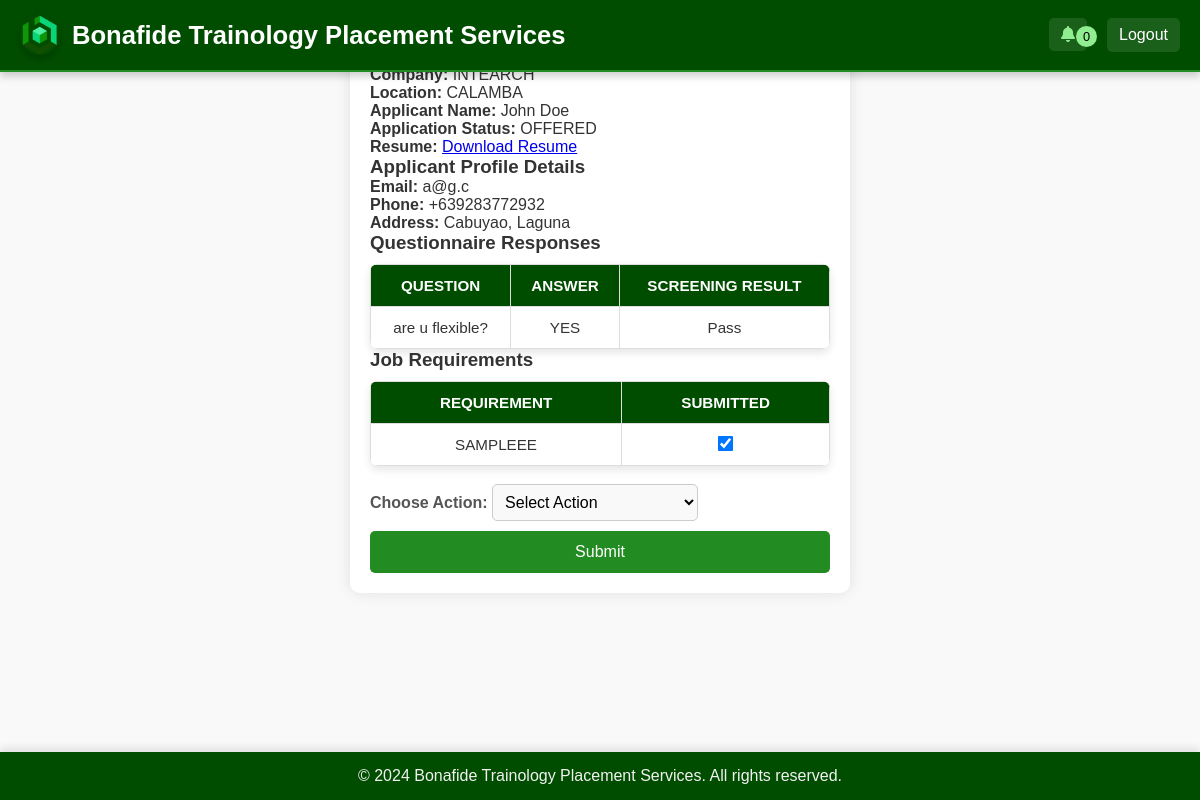
/recruiter/view_application.php?application_id=4 (signed in), run on the app's committed database.
### tables this page shows
CREATE TABLE `applications` (
  `application_id` int(11) NOT NULL,
  `job_id` int(11) NOT NULL,
  `profile_id` int(11) NOT NULL,
  `resume` varchar(255) DEFAULT NULL,
  `application_status` enum('APPLIED','SCREENING','INTERVIEW','OFFERED','DEPLOYED','REJECTED','WITHDRAWN') NOT NULL,
  `rejection_reason` text DEFAULT NULL,
  `referral_source` enum('referral_applicants','social_media_applicants','career_site_applicants') DEFAULT 'career_site_applicants',
  `recruiter_id` int(11) NOT NULL
);

CREATE TABLE `job_postings` (
  `job_id` int(11) NOT NULL,
  `job_title` varchar(100) NOT NULL,
  `company` varchar(255) NOT NULL,
  `location` varchar(255) DEFAULT NULL,
  `min_salary` decimal(10,2) DEFAULT NULL,
  `max_salary` decimal(10,2) DEFAULT NULL,
  `description` text DEFAULT NULL,
  `openings` int(11) DEFAULT NULL,
  `created_by` int(11) DEFAULT NULL,
  `deadline` date NOT NULL,
  `status` enum('DRAFT','ACTIVE','ARCHIVED') DEFAULT 'DRAFT',
  `filled_date` datetime DEFAULT NULL,
  `created_at` datetime NOT NULL DEFAULT current_timestamp(),
  `has_questionnaire` tinyint(1) DEFAULT 0
);

CREATE TABLE `profiles` (
  `profile_id` int(11) NOT NULL,
  `user_id` int(11) NOT NULL,
  `fname` varchar(100) NOT NULL,
  `lname` varchar(100) NOT NULL,
  `age` int(11) DEFAULT NULL,
  `phone` varchar(45) DEFAULT NULL,
  `address` varchar(255) DEFAULT NULL,
  `civil_status` varchar(45) DEFAULT NULL,
  `linkedin_link` varchar(255) DEFAULT NULL,
  `facebook_link` varchar(255) DEFAULT NULL,
  `referral_code` varchar(100) DEFAULT NULL,
  `education_level` enum('PRIMARY','SECONDARY','TERTIARY','POSTGRADUATE') DEFAULT NULL,
  `school_graduated` varchar(255) DEFAULT NULL,
  `year_graduated` varchar(4) DEFAULT NULL,
  `degree` varchar(255) DEFAULT NULL
);

CREATE TABLE `users` (
  `user_id` int(11) NOT NULL,
  `email` varchar(100) NOT NULL,
  `password` varchar(255) NOT NULL,
  `role` enum('APPLICANT','RECRUITER','USER_ADMIN') NOT NULL,
  `last_login` datetime DEFAULT NULL,
  `registration_date` datetime NOT NULL DEFAULT current_timestamp(),
  `status` enum('ACTIVE','INACTIVE','BANNED') DEFAULT 'INACTIVE',
  `verification_token` varchar(255) DEFAULT NULL
);

CREATE TABLE `application_answers` (
  `answer_id` int(11) NOT NULL,
  `application_id` int(11) NOT NULL,
  `question_id` int(11) NOT NULL,
  `answer_text` text NOT NULL
);

CREATE TABLE `questionnaire_template` (
  `question_id` int(11) NOT NULL,
  `job_id` int(11) NOT NULL,
  `question_text` text NOT NULL,
  `is_required` tinyint(1) DEFAULT 1,
  `question_type` enum('TEXT','YES_NO') DEFAULT 'TEXT',
  `is_dealbreaker` tinyint(1) DEFAULT 0,
  `correct_answer` varchar(255) DEFAULT NULL
);

CREATE TABLE `requirement` (
  `req_id` int(11) NOT NULL,
  `job_id` int(11) NOT NULL,
  `requirement` varchar(255) NOT NULL
);

### recruiter/view_application.php (the view, shortened to what this page needs)
<?php
include 'header.php';
$application_id = (int)$_GET['application_id'];
$application_sql = $application_sql = "
    SELECT a.*,
           p.user_id, p.fname AS applicant_fname, p.lname AS applicant_lname, j.job_title, j.location,
           p.profile_id, j.job_id, j.company,p.phone, p.address, p.civil_status, p.linkedin_link, p.facebook_link,
           p.education_level, p.school_graduated, p.year_graduated, p.degree,u.email
    FROM applications a
    JOIN profiles p ON a.profile_id = p.profile_id
    JOIN job_postings j ON a.job_id = j.job_id
    JOIN users u ON p.user_id = u.user_id
    WHERE a.application_id = ?";
$stmt = $conn->prepare($application_sql);
$stmt->bind_param("i", $application_id);
$stmt->execute();
$application_result = $stmt->get_result();
$application = $application_result->fetch_assoc();
$requirements_sql = "
    SELECT r.req_id, r.requirement, COALESCE(rt.is_submitted, 0) AS is_submitted
    FROM requirement r
    LEFT JOIN requirement_tracking rt ON r.req_id = rt.req_id AND rt.application_id = ?
    WHERE r.job_id = ?";
$requirements_stmt = $conn->prepare($requirements_sql);
$requirements_stmt->bind_param("ii", $application_id, $application['job_id']);
$requirements_stmt->execute();
$requirements_result = $requirements_stmt->get_result();
$requirements = [];
while ($requirement = $requirements_result->fetch_assoc()) {
    $requirements[] = $requirement;
}
$questionnaire_sql = "
    SELECT q.question_text, a.answer_text, q.is_dealbreaker,
           CASE
               WHEN q.is_dealbreaker = 1 AND a.answer_text = 'NO' THEN 'Fail'
               WHEN q.is_dealbreaker = 1 AND a.answer_text = 'YES' THEN 'Pass'
               ELSE 'N/A'
           END AS evaluation
    FROM questionnaire_template q
    JOIN application_answers a ON q.question_id = a.question_id
    WHERE a.application_id = ?
";
$questionnaire_stmt = $conn->prepare($questionnaire_sql);
$questionnaire_stmt->bind_param("i", $application_id);
$questionnaire_stmt->execute();
$questionnaire_result = $questionnaire_stmt->get_result();
$is_view_only = in_array($application['application_status'], ['DEPLOYED', 'WITHDRAWN', 'REJECTED']);
?>
<!DOCTYPE html>
<html lang="en">
<head>
</head>
<body>
    <div class="container">
        <h2>Application Details</h2>
        <p><strong>Job Title:</strong> <?php echo htmlspecialchars($application['job_title']); ?></p>
        <p><strong>Company:</strong> <?php echo htmlspecialchars($application['company']); ?></p>
        <p><strong>Location:</strong> <?php echo htmlspecialchars($application['location']); ?></p>
        <p><strong>Applicant Name:</strong> <?php echo htmlspecialchars($application['applicant_fname'] . ' ' . $application['applicant_lname']); ?></p>
        <p><strong>Application Status:</strong> <?php echo htmlspecialchars($application['application_status']); ?></p>
        <p><strong>Resume:</strong>
            <a href="<?php echo "../applicant/uploads/" . basename($application['resume']); ?>" download>Download Resume</a>
        </p>
        <h3>Applicant Profile Details</h3>
        <p><strong>Email:</strong> <?php echo htmlspecialchars($application['email']); ?></p>
        <p><strong>Phone:</strong> <?php echo htmlspecialchars($application['phone']); ?></p>
        <p><strong>Address:</strong> <?php echo htmlspecialchars($application['address']); ?></p>
        <h3>Questionnaire Responses</h3>
        <table>
            <tr>
                <th>Question</th>
                <th>Answer</th>
                <th>Screening Result</th>
            </tr>
            <?php while ($question = $questionnaire_result->fetch_assoc()): ?>
                <tr>
                    <td><?php echo htmlspecialchars($question['question_text']); ?></td>
                    <td><?php echo htmlspecialchars($question['answer_text'] ?? 'No answer'); ?></td>
                    <td><?php echo htmlspecialchars($question['evaluation']); ?></td>
                </tr>
            <?php endwhile; ?>
        </table>
        <h3>Job Requirements</h3>
        <table>
            <tr>
                <th>Requirement</th>
                <th>Submitted</th>
            </tr>
            <?php
            foreach ($requirements as $requirement):
            ?>
                <tr>
                    <td><?php echo htmlspecialchars($requirement['requirement']); ?></td>
                    <td>
                        <input type="checkbox"
                            onclick="updateRequirementStatus(<?php echo $requirement['req_id']; ?>, <?php echo $application_id; ?>, this.checked)"
                            <?php echo $requirement['is_submitted'] ? 'checked' : ''; ?>>
                    </td>
                </tr>
            <?php endforeach; ?>
        </table>
        <br>
        <?php if (!$is_view_only): ?>
            <form method="POST">
                <label>Choose Action:</label>
                <select name="decision" onchange="showFields(this.value)">
                    <option value="">Select Action</option>
                </select>
                <button type="submit">Submit</button>
            </form>
        <?php endif; ?>
    </div>
</body>
<?php include 'footer.php'; ?>
</html>

### recruiter/recruiter_styles.css (style rules this page uses)
* { margin: 0; padding: 0; box-sizing: border-box; font-family: Arial, sans-serif; }
body { display: flex; flex-direction: column; background-color: #f0f4f7; color: #333; }
button, .btn { background-color: #228B22; color: white; border: none; border-radius: 4px; padding: 10px 15px; font-size: 1em; cursor: pointer; transition: background-color 0.3s; }
table { width: 100%; border-collapse: collapse; margin-top: 10px; border-radius: 8px; overflow: hidden; box-shadow: 0 4px 8px rgba(0, 0, 0, 0.1); }
table th, table td { padding: 12px; text-align: center; border-bottom: 1px solid #ddd; font-size: 0.95em; }
table th { background-color: #004d00; color: white; font-weight: bold; text-transform: uppercase; }
table td { background-color: white; color: #333; }
input[type="checkbox"] { transform: scale(1.2); }
table tbody tr:nth-child(even) { background-color: #f2f2f2; }
table tbody tr:nth-child(odd) { background-color: #ffffff; }
table th, table td { padding: 12px; text-align: center; font-size: 0.95em; }
.container { max-width: 1200px; margin: auto; }
form label { font-weight: bold; color: #555; margin-bottom: 5px; }
form input[type="text"], form input[type="number"], form input[type="date"], form select, form textarea { padding: 8px; font-size: 1em; border: 1px solid #ccc; border-radius: 5px; background-color: #f9f9f9; }
button[type="submit"], button[type="button"] { background-color: #228B22; color: #ffffff; border: none; border-radius: 5px; padding: 10px 15px; font-size: 0.9em; cursor: pointer; transition: background-color 0.3s ease; margin-top: 10px; }
button[type="submit"], button[type="button"] { background-color: #228B22; color: #ffffff; border: none; border-radius: 5px; padding: 12px; font-size: 1em; cursor: pointer; transition: background-color 0.3s ease; }
button[type="submit"] { width: 100%; padding: 12px; background-color: #228B22; color: white; border: none; border-radius: 5px; font-size: 1em; cursor: pointer; transition: background-color 0.3s; }

### recruiter/view_application.php (style rules this page uses)
body { font-family: Arial, sans-serif; background-color: #f9f9f9; }
.container { width: 500px; margin: auto; padding: 20px; background: #ffffff; border-radius: 10px; box-shadow: 0px 0px 15px rgba(0, 0, 0, 0.1); }
table { width: 100%; border-collapse: collapse; }
th, td { padding: 8px; border: 1px solid #ddd; text-align: left; }

### data on the page
applications: job.company "INTEARCH", job.location "CALAMBA", profile.lname "John Doe", application_status "OFFERED", users.email "a@g.c", profile.phone "+639283772932", profile.address "Cabuyao, Laguna"
application_answers: question.question_text "are u flexible?", answer_text "YES", evaluation "Pass"
requirement: requirement "SAMPLEEE"

### other printed values
$unread_count "0"
